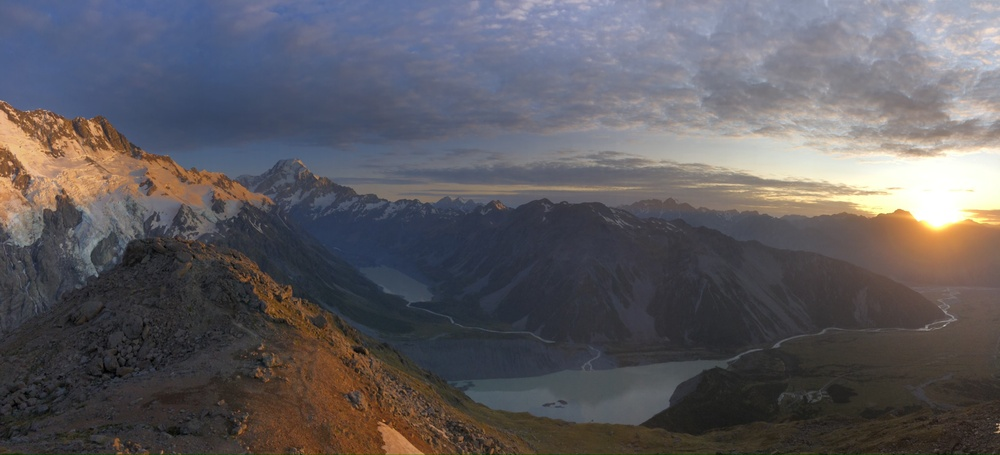
#> input picture testImg1.jpg, 1000 x 455 px, shrunk from 2628 x 1196 before the run
$ python -i ex1_utils.py   (imports and definitions only)   (older library calls are emulated)
#> lines starting #> are read from the running program, lines starting #| are printed output that depends on the picture
#> further down, picture is the input picture: shape (455, 1000, 3); mean B, G, R 95.9, 91.1, 93.6
"""
        '########:'##::::'##::::'##:::
         ##.....::. ##::'##:::'####:::
         ##::::::::. ##'##::::.. ##:::
         ######:::::. ###::::::: ##:::
         ##...:::::: ## ##:::::: ##:::
         ##:::::::: ##:. ##::::: ##:::
         ########: ##:::. ##::'######:
        ........::..:::::..:::......::
"""
import sys
from typing import List
from cv2 import cv2 as cv
import numpy as np
from matplotlib import pyplot as plt
from cv2 import IMREAD_COLOR, IMREAD_GRAYSCALE

LOAD_GRAY_SCALE = 1
LOAD_RGB = 2
RGB2YIQ_mat = np.array([0.299, 0.587, 0.114, 0.596, -0.275, -0.321, 0.212, -0.523, 0.311]).reshape(3, 3)


# [43 lines left out: functions myID, imReadAndConvert, imDisplay, not called in this run]


def transformRGB2YIQ(imgRGB: np.ndarray) -> np.ndarray:
    """
    Converts an RGB image to YIQ color space
    :param imgRGB: An Image in RGB
    :return: A YIQ in image color space
    """
    orig_shape = imgRGB.shape
#> orig_shape = (455, 1000, 3)
    imgRGB = imgRGB.reshape(-1, 3)
    YIQ_img = imgRGB.dot(RGB2YIQ_mat).reshape(orig_shape)
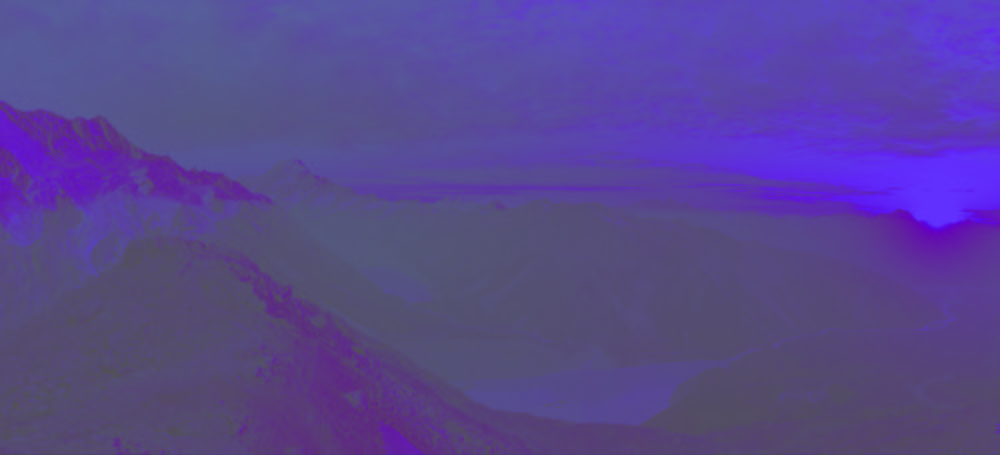
#> YIQ_img: shape (455, 1000, 3) float64; mean of channels 0, 1, 2 102.8, -17.7, 10.8; drawn with min black and max white
    return YIQ_img


def transformYIQ2RGB(imgYIQ: np.ndarray) -> np.ndarray:
    """
    Converts an YIQ image to RGB color space
    :param imgYIQ: An Image in YIQ
    :return: A RGB in image color space
    """
    orig_shape = imgYIQ.shape
    imgYIQ = imgYIQ.reshape(-1, 3)
    YIQ2RGB_mat = np.linalg.inv(RGB2YIQ_mat)
    RGB_img = imgYIQ.dot(YIQ2RGB_mat).reshape(orig_shape)
    return RGB_img


def hsitogramEqualize(imgOrig: np.ndarray) -> (np.ndarray, np.ndarray, np.ndarray):
    """
            Equalizes the histogram of an image
            :param imgOrig: Original image
            :return: (imgEq,histOrg,histEQ)
            """
    isColored = False
    YIQimg = 0
    tmpMat = imgOrig
    if len(imgOrig.shape) == 3:  # it's RGB convert to YIQ and take the Y dimension
        YIQimg = transformRGB2YIQ(imgOrig)
        tmpMat = YIQimg[:, :, 0]
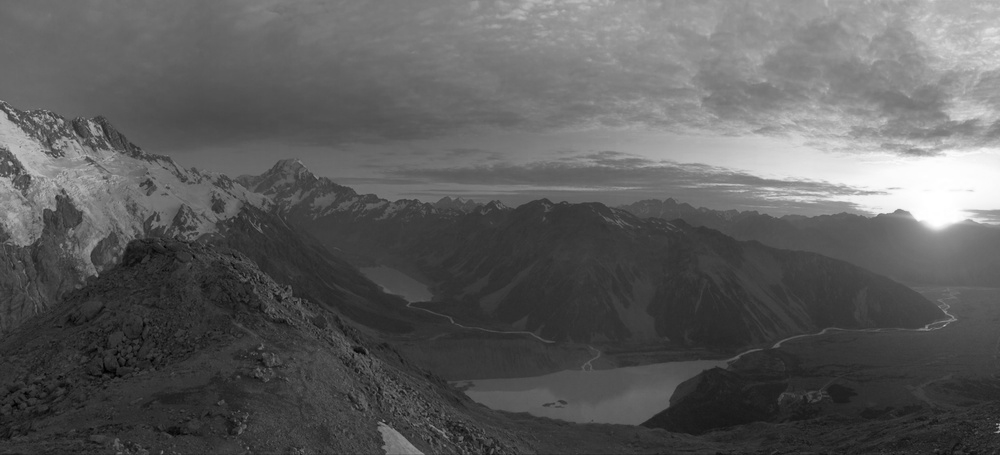
#> tmpMat: shape (455, 1000) float64; min 0, max 282.3, mean 102.8; drawn with min black and max white
        isColored = True
    tmpMat = cv.normalize(tmpMat, None, 0, 255, cv.NORM_MINMAX)
    tmpMat = tmpMat.astype('uint8')
    histOrg = np.histogram(tmpMat.flatten(), bins=256)[0]  # original image histogram
#> histOrg = 256 values, max 8350 at index 55, min 7 at index 0, mean 1777.3
    cumSum = np.cumsum(histOrg)  # image cumSum
#> cumSum = 256 values from 7 to 455000

    LUT = np.ceil((cumSum / cumSum.max()) * 255)  # calculate the LUT table
#> LUT = 256 values from 1 to 255
    imEqualized = tmpMat.copy()
    for i in range(256):  # give the right value for each pixel according to the LUT table
        imEqualized[tmpMat == i] = int(LUT[i])
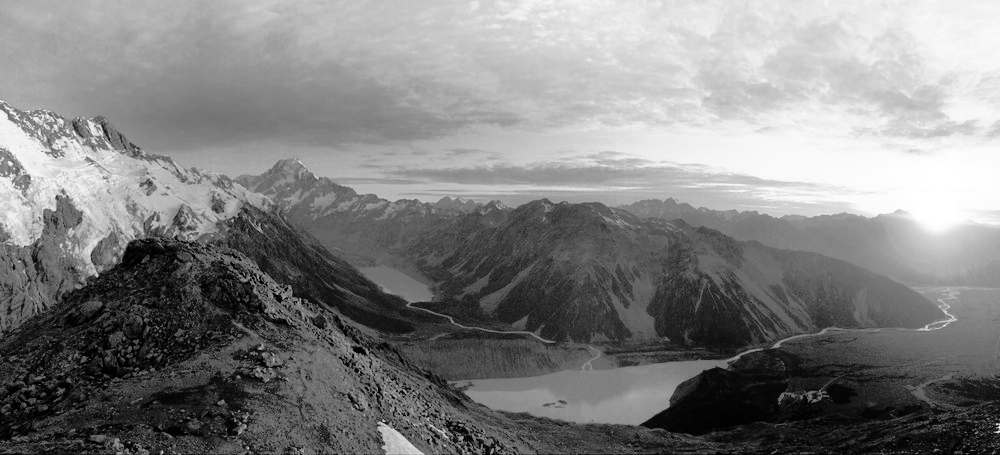
#> imEqualized: shape (455, 1000); min 1, max 255, mean 129.1

    histEq = np.histogram(imEqualized.flatten().astype('uint8'), bins=256)[0]  # equalized image histogram
#> histEq = 256 values, max 8350 at index 70, min 0 at index 11, mean 1777.3

    imEqualized = imEqualized / 255
    if isColored:  # RGB img -> convert back to RGB color space
        YIQimg[:, :, 0] = imEqualized
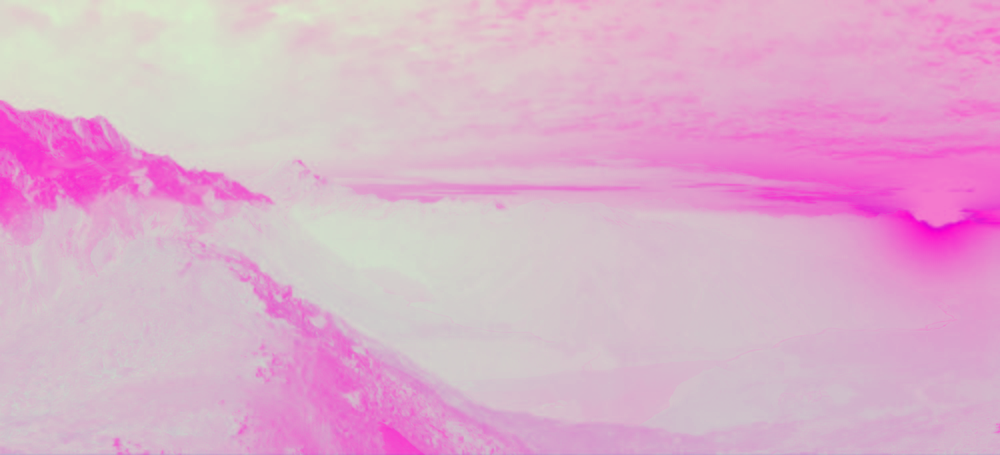
#> YIQimg: shape (455, 1000, 3) float64; mean of channels 0, 1, 2 0.5, -17.7, 10.8; drawn with min black and max white
        imEqualized = transformYIQ2RGB(YIQimg)
#> in transformYIQ2RGB, `RGB_img = imgYIQ.dot(YIQ2RGB_mat).reshape(orig_shape)`:
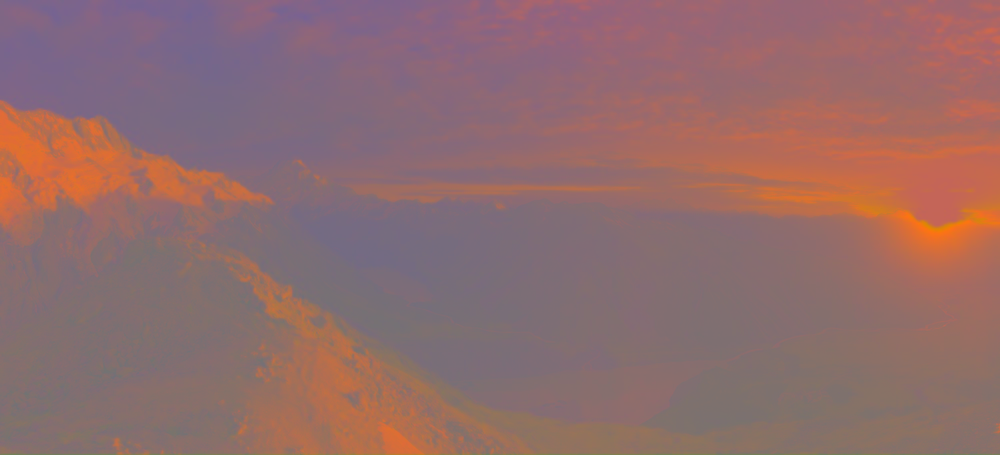
#> RGB_img: shape (455, 1000, 3) float64; mean of channels 0, 1, 2 -6.4, -6.7, 30.2; drawn with min black and max white

    return imEqualized, histOrg, histEq


# [87 lines left out: function quantizeImage, not called in this run]


def normalizeData(data):
    return (data - np.min(data)) / (np.max(data) - np.min(data))


# This function checks if the last 5 values of the @MSE_list is the same -> if so returns true.
# [8 lines left out: function checkMSE, not called in this run]

>>> import cv2
>>> picture = cv2.imread('testImg1.jpg')
>>> result = hsitogramEqualize(picture)

$ run again, on testImg2.jpg
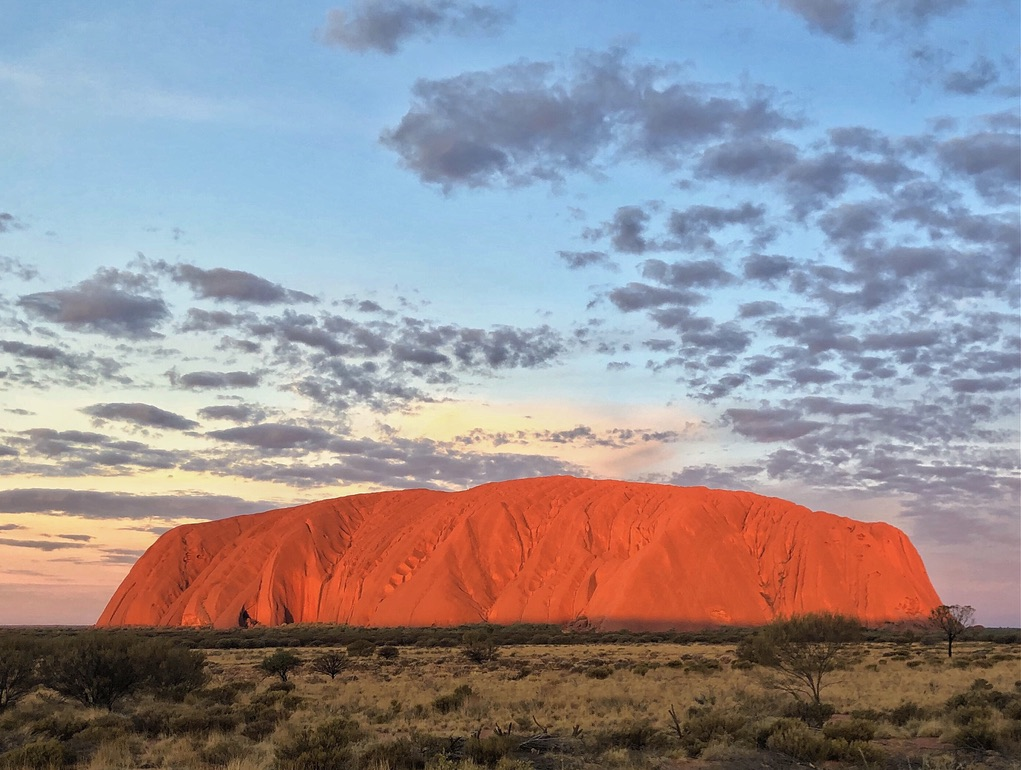
#> input picture testImg2.jpg, 1021 x 770 px
#> picture is the input picture: shape (770, 1021, 3); mean B, G, R 149, 143.5, 149.5
#> histOrg = 256 values, max 9696 at index 201, min 0 at index 254, mean 3071
#> cumSum = 256 values from 26 to 786170
#> LUT = 256 values from 1 to 255
#> after the loop in hsitogramEqualize, `for i in range(256):`:
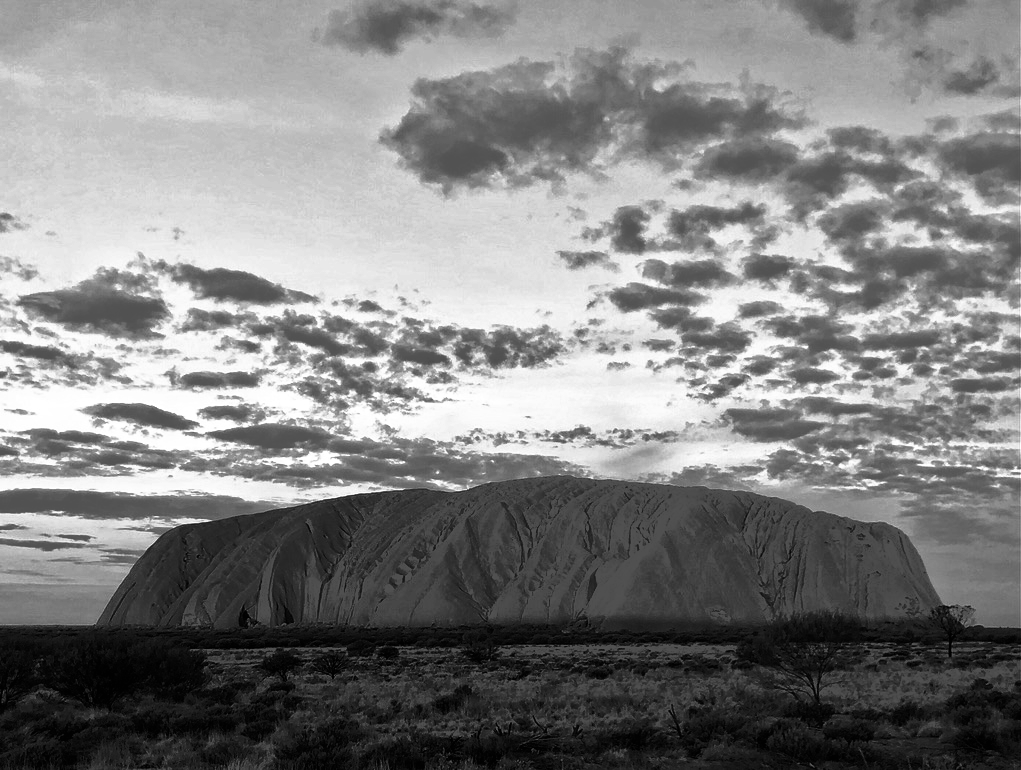
#> imEqualized: shape (770, 1021); min 1, max 255, mean 128.8
#> histEq = 256 values, max 9696 at index 209, min 0 at index 49, mean 3071
#> in transformYIQ2RGB, `RGB_img = imgYIQ.dot(YIQ2RGB_mat).reshape(orig_shape)`:
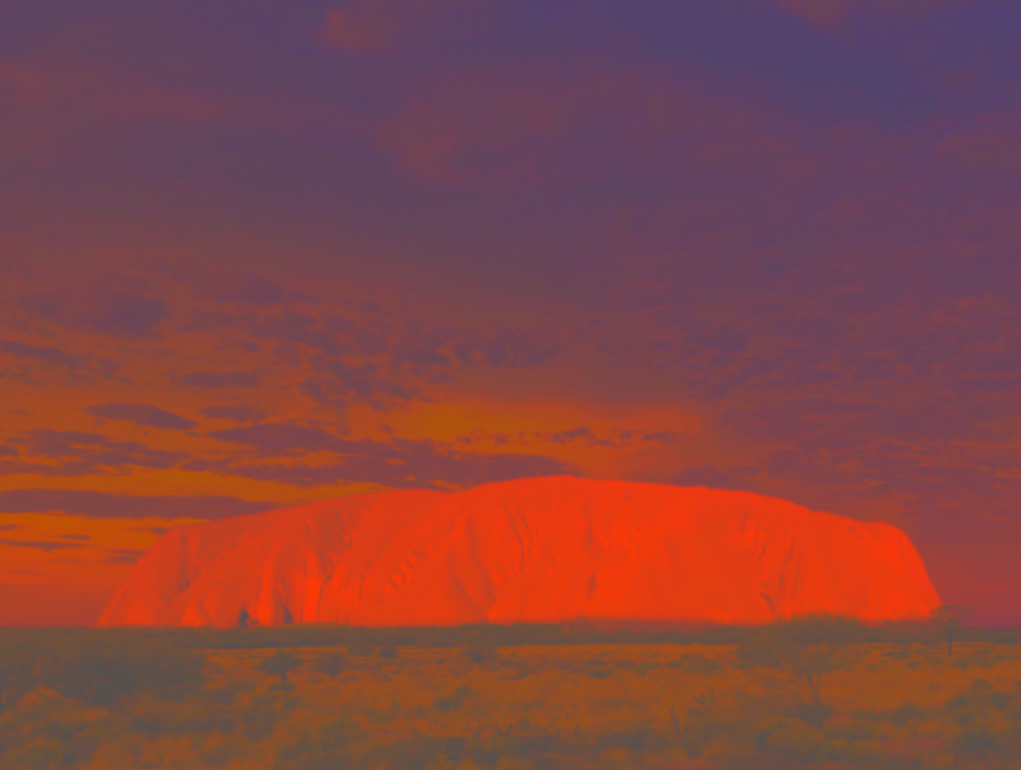
#> RGB_img: shape (770, 1021, 3) float64; mean of channels 0, 1, 2 -12.3, -10.6, 49.6; drawn with min black and max white
